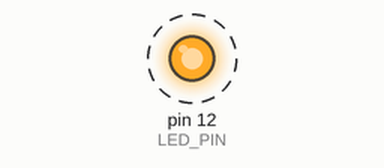
The program below on a simulated Raspberry Pi (header pin numbers). Shown: output pins drawn as LEDs (lit = HIGH). Dashed ring = blinking. What the program prints to the terminal is not drawn.

Above: at 0.5 s.
Timing chart, 0 to 4.6 s (numbered marks = the images above):
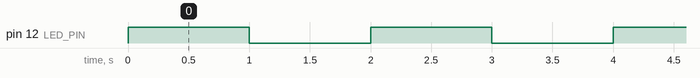

The program:

ledblink.py
```python
#!/usr/bin/env python

import time
import RPi.GPIO as GPIO

LED_PIN = 12
GPIO.setmode(GPIO.BOARD)
GPIO.setup(LED_PIN, GPIO.OUT)

while True:
	print("LED is on")
	GPIO.output(LED_PIN, GPIO.HIGH)
	time.sleep(1)
	print("LED is off")
	GPIO.output(LED_PIN, GPIO.LOW)
	time.sleep(1)

GPIO.cleanup()
```

Measured:
- by itself, pin 12 (LED_PIN): alternates HIGH for 1.0 s and LOW for 1.0 s
